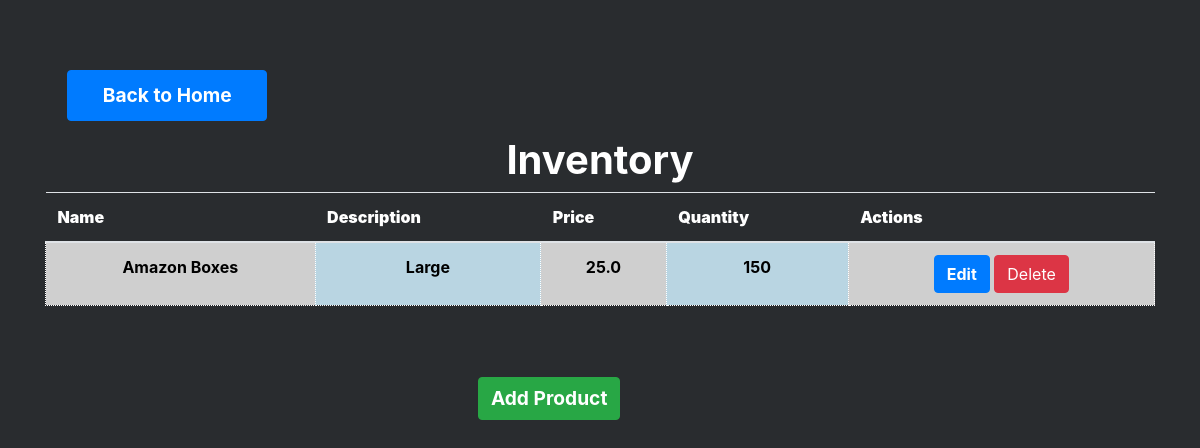
The page /inventory on the database as committed earlier.
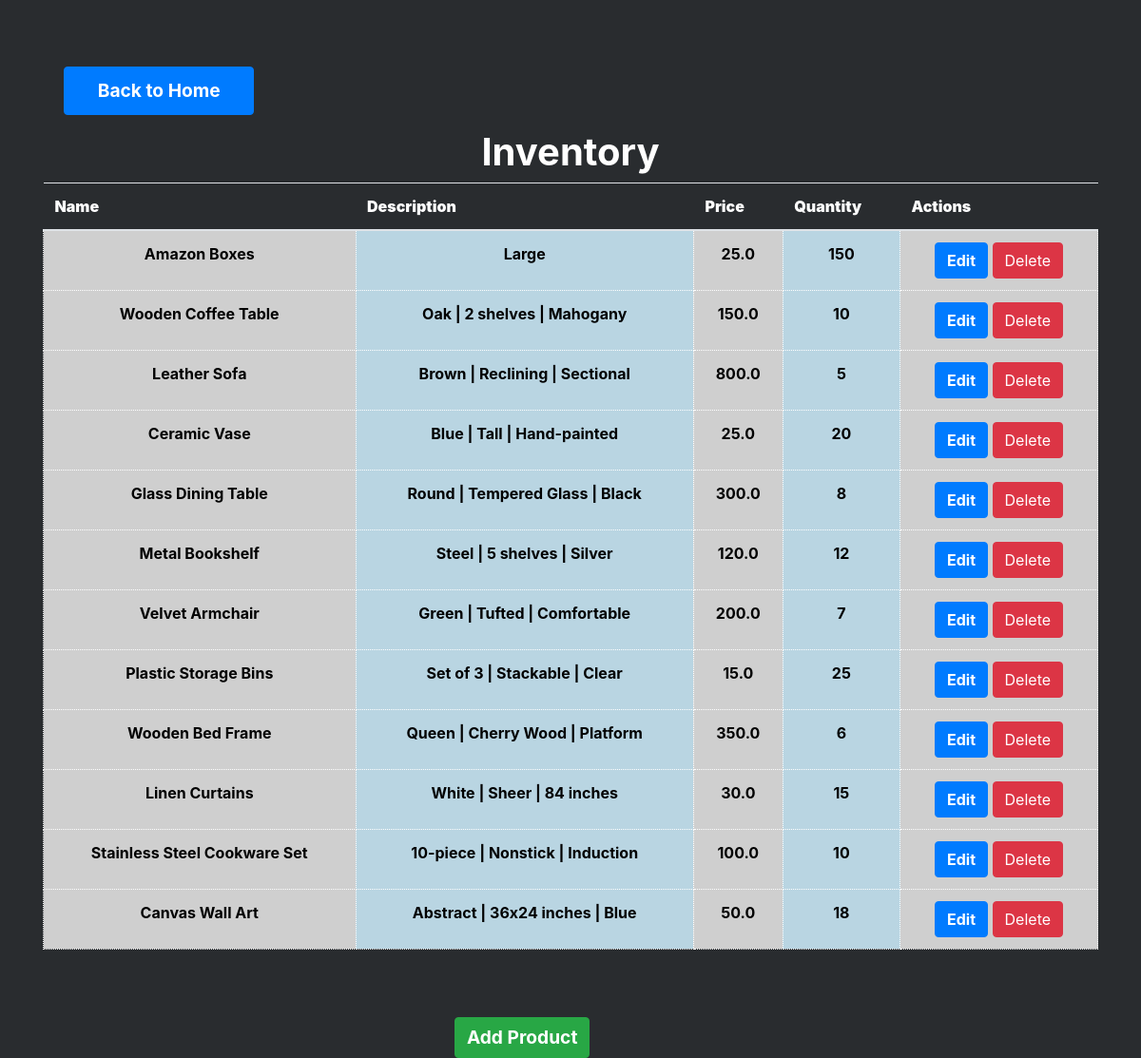
The same page on the database as committed later.
### tables this page shows
CREATE TABLE "Products" (
	"ProductID"	INTEGER NOT NULL UNIQUE,
	"Name"	TEXT NOT NULL UNIQUE,
	"Description"	TEXT,
	"Price"	REAL NOT NULL,
	"AvailableQuantity"	INTEGER,
	PRIMARY KEY("ProductID" AUTOINCREMENT)
);

### app.py (the view)
@app.route('/inventory')
def inventory():
    inventory = get_all_inventory()
    return render_template('inventory.html', inventory=inventory)

### db_functions.py (called while the page is built)
def connect_db():
    try:
        return sqlite3.connect('SimpleStock.db', timeout=10)
    except sqlite3.Error as e:
        print(f"An error occurred while connecting to the database: {e}")
        return None

def get_all_inventory():
    try:
        conn = connect_db()
        cursor = conn.cursor()
        cursor.execute('''
            SELECT * FROM Products
        ''')
        inventory = cursor.fetchall()
        conn.close()
        return inventory
    except sqlite3.Error as e:
        print(f"An error occurred: {e}")
        if conn:
            conn.rollback()  # Roll back any changes if an error occurs
        return []
    finally:
        if conn:
            conn.close()

### templates/inventory.html (shortened to what this page needs)
<!DOCTYPE html>
<html lang="en">
  <head>
    <link
      rel="stylesheet"
      href="{{ url_for('static', filename='style.css') }}"
    />
    <link
      href="https://stackpath.bootstrapcdn.com/bootstrap/4.5.2/css/bootstrap.min.css"
      rel="stylesheet"
    />
  </head>
  <body>
    <div class="container mt-5">
      <a id="BTN" href="{{ url_for('dashboard') }}" class="btn btn-primary"
        >Back to Home</a
      >
      <h1><strong>Inventory</strong></h1>
      <table class="table">
        <thead>
          <tr>
            <th><strong>Name</strong></th>
            <th><strong>Description</strong></th>
            <th><strong>Price</strong></th>
            <th><strong>Quantity</strong></th>
            <th><strong>Actions</strong></th>
          </tr>
        </thead>
        <tbody>
          {% for item in inventory %}
          <tr>
            <td id="tdEven">
              <strong>{{ item[1] }}</strong>
            </td>
            <td id="tdOdd"><strong>{{ item[2] }}</strong></td>
            <td id="tdEven"><strong>{{ item[3] }}</strong></td>
            <td id="tdOdd"><strong>{{ item[4] }}</strong></td>
            <td id="tdEven">
              <form method="POST" action="/delete_product/{{ item[0] }}">
                <a
                  class="btn btn-primary"
                  href="{{ url_for('edit_product', product_id=item[0]) }}"
                >
                  <strong style="color: white; width: 45px">Edit</strong>
                </a>
                <button
                  type="button"
                  class="btn btn-danger"
                  onclick='confirmDelete("{{ item[0] }}")'
                >
                  Delete
                </button>
              </form>
            </td>
          </tr>
          {% endfor %}
        </tbody>
      </table>
      <a
        id="addClientBTN"
        href="{{ url_for('add_product') }}"
        class="btn btn-success"
      >
        Add Product
      </a>
    </div>
  </body>
</html>

### static/style.css (style rules this page uses)
html body { display: block; width: 100vw; background-color: rgb(41, 44, 47); }
h1, h2 { text-align: center; color: white !important; justify-content: center; }
#BTN { padding: 10px; width: 200px; font-size: larger; font-weight: bold; display: inline-block; margin-left: 2%; margin-top: 2%; margin-bottom: 15px; }
#addClientBTN { margin-left: 39%; font-size: larger; font-weight: bolder; margin-top: 5%; }
th { border-bottom: solid black 2px; color: white; }
#tdOdd { background-color: #b9d5e2; color: black !important; border: solid white 1.5px; text-align: center; border-style: dotted; }
#tdEven { background-color: #cfcfcf; color: black !important; text-align: center; border: solid white 1.5px; border-style: dotted; }

Rows that differ between the two databases and show on the page:
added Products: Name "Wooden Coffee Table", Description "Oak | 2 shelves | Mahogany", Price "150.0", AvailableQuantity "10"
added Products: Name "Leather Sofa", Description "Brown | Reclining | Sectional", Price "800.0", AvailableQuantity "5"
added Products: Name "Ceramic Vase", Description "Blue | Tall | Hand-painted", Price "25.0", AvailableQuantity "20"
added Products: Name "Glass Dining Table", Description "Round | Tempered Glass | Black", Price "300.0", AvailableQuantity "8"
added Products: Name "Metal Bookshelf", Description "Steel | 5 shelves | Silver", Price "120.0", AvailableQuantity "12"
added Products: Name "Velvet Armchair", Description "Green | Tufted | Comfortable", Price "200.0", AvailableQuantity "7"
added Products: Name "Plastic Storage Bins", Description "Set of 3 | Stackable | Clear", Price "15.0", AvailableQuantity "25"
added Products: Name "Wooden Bed Frame", Description "Queen | Cherry Wood | Platform", Price "350.0", AvailableQuantity "6"
added Products: Name "Linen Curtains", Description "White | Sheer | 84 inches", Price "30.0", AvailableQuantity "15"
added Products: Name "Stainless Steel Cookware Set", Description "10-piece | Nonstick | Induction", Price "100.0", AvailableQuantity "10"
added Products: Name "Canvas Wall Art", Description "Abstract | 36x24 inches | Blue", Price "50.0", AvailableQuantity "18"
